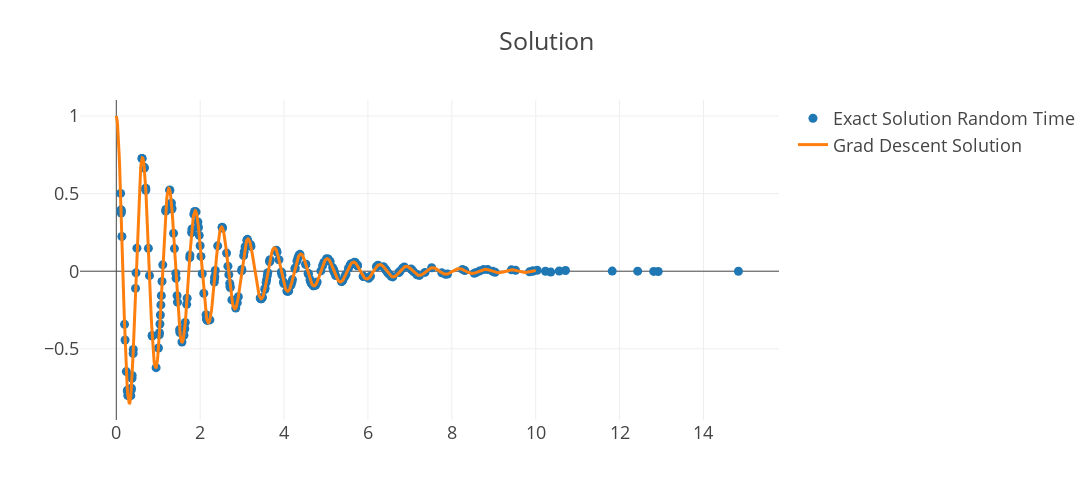

The notebook cell this image was saved under:
### Code cell
a = torch.complex(torch.tensor([1.**2 - 4*100]) , torch.tensor([0.0]))
w = (-1. - torch.sqrt(a))/2
x = t.detach()
xr = Ll.sampleit(250)[0].detach()[:,0]
fig = go.Figure(data = [{
        'type':'scatter',
        'x':xr,
        'y':torch.exp( w*xr ).real[:].detach(),
        'name':'Exact Solution Random Time',
        'mode':'markers'
    },
    {
        'type':'scatter',
        'x':x[:,0],
        'y':X(x).detach()[:,0],
        'name':'Grad Descent Solution'
}
],layout={'height':500, 'width':1250, 'title':'Solution'})
iplot(fig)

### Figure 1 — Plotly figure (JSON) as saved in the notebook; plotly's stock layout.template omitted (floating-point values rounded to 4 significant figures; data arrays with more than 128 entries replaced by an {"elided": "..."} marker saying what was removed)
{"data": [{"mode": "markers", "name": "Exact Solution Random Time", "type": "scatter", "x": {"elided": "250 float values"}, "y": {"elided": "250 float values"}}, {"name": "Grad Descent Solution", "type": "scatter", "x": {"elided": "1000 float values"}, "y": {"elided": "1000 float values"}}], "layout": {"height": 500, "title": {"text": "Solution"}, "width": 1250, "xaxis": {"autorange": true, "range": [-0.8384, 15.77], "type": "linear"}, "yaxis": {"autorange": true, "range": [-0.9586, 1.103], "type": "linear"}}}
